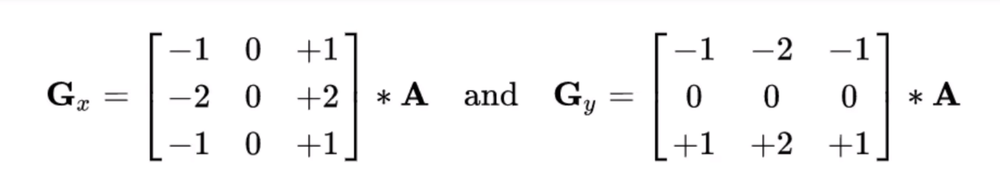
#> input picture Opencv学习文件/references/Sobel.png, 1000 x 184 px, shrunk from 1659 x 306 before the run
$ python '6.Sobel,Scharr,Laplacian算子.py'   (older library calls are emulated)
#> lines starting #> are read from the running program, lines starting #| are printed output that depends on the picture; after the words box and inside, x2 and y2 are one past the last pixel; in counts of white or black regions, pixels touching at a corner belong together
import cv2  # opencv的缩写为cv2
import numpy as np  # numpy数值计算工具包


# 整体的操作流程包括四步操作是：
#       先对图像Sobel算子处理，再将结果取绝对值,再进行归一化,最后转换成uint8类型,
#       其中cv2.convertScaleAbs()操作包括了 [取绝对值] 和 [归一化] 和 [转换类型为uint8]  的操作。


# ① Sobel算子函数：cv2.Sobel(src, ddepth, dx, dy, ksize)，返回值为Sobel算子处理后的图像。
#       - ddepth：图像的深度,通常为 -1
#       - dx 和 dy 分别表示水平和竖直方向
#       - ksize 是 Sobel算子的大小,通常为 1,3,5,7
# ② 靠近最近点的左右和上下的权重最高，所以在Sobel.png中的矩阵的上下和左右比例为 ±2。
# 这些算子是用来计算图像中每个像素点的 梯度（灰度变化）近似值的，具体来说，就是用来求导数或者求图像的梯度。


def cv_show(img, name):
    cv2.imshow(name, img)
    cv2.waitKey()
    cv2.destroyAllWindows()


# -----------------------------------------------1. Sobel算子 --------------------------------------------------
Sobel = cv2.imread('references/Sobel.png')
#> Sobel is the input picture: shape (184, 1000, 3); mean B, G, R 246.8, 246.6, 246.8
cv_show(Sobel, 'Sobel')

# -----------------------------------------------1.1 圆形处理(例) -----------------------------------------------
pie = cv2.imread('references/pie.png')  # 读取图像
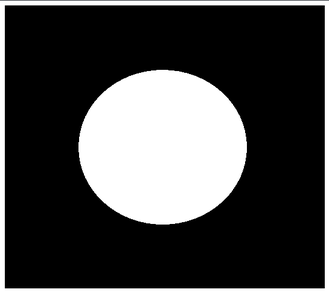
#> input picture Opencv学习文件/references/pie.png, 329 x 295 px, shrunk from 545 x 490 before the run
#> pie is the input picture: shape (295, 329, 3); mean B, G, R 70.4, 70.4, 70.4
cv_show(pie, 'pie')

# (Sobel.png矩阵中数值代表是右边的RGB减左边别的RGB)，白为 255，黑为 0
# 白到黑是整数，黑到白是负数了，所有的负数会被截断成 0，所以要取绝对值
sobelx = cv2.Sobel(pie, cv2.CV_64F, 1, 0, ksize=3)

# 1,0 表示只算 x 水平方向梯度，不算 y 竖直方向梯度
cv_show(sobelx, 'sobelx1')
#> call 3 of cv_show, with name = 'sobelx1'
#> in cv_show (call 3), `cv2.imshow(name, img)`:
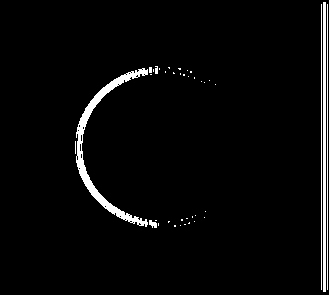
#> window 'sobelx1': shape (295, 329, 3); 3.2% white; 39 white regions (33 under 20 px), largest, box (x1, y1, x2, y2) and area: (76, 68, 148, 227) 1511, (323, 2, 326, 292) 870, (321, 4, 322, 290) 286, (327, 4, 328, 290) 286, (149, 220, 157, 228) 43, (155, 66, 158, 74) 22

sobelx = cv2.convertScaleAbs(sobelx)  # 取负数时，取绝对值
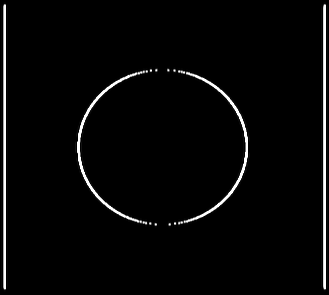
#> sobelx: shape (295, 329, 3); min 0, max 255, mean 7.6
cv_show(sobelx, 'sobelx2')

sobely = cv2.Sobel(pie, cv2.CV_64F, 0, 1, ksize=3)
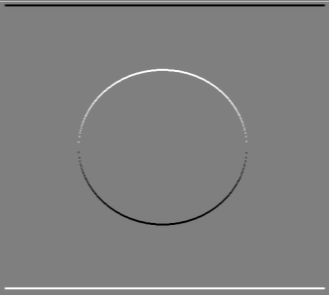
#> sobely: shape (295, 329, 3) float64; mean B, G, R 1.6, 1.7, 1.7; drawn with min black and max white
# 0, 1只算 y 竖直方向梯度
sobely = cv2.convertScaleAbs(sobely)  # 取负数时，取绝对值
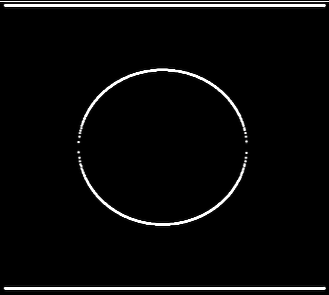
#> sobely: shape (295, 329, 3); mean B, G, R 9.7, 9.7, 9.7
cv_show(sobely, 'sobely')

# 计算 x 和 y 后，再通过addWeighted求和
sobelxy = cv2.addWeighted(sobelx, 0.5, sobely, 0.5, 0)
# 0是偏置项
cv_show(sobelxy, 'sobelxy')

# 不建议直接计算,还有重影
sobelxy = cv2.Sobel(pie, cv2.CV_64F, 1, 1, ksize=3)
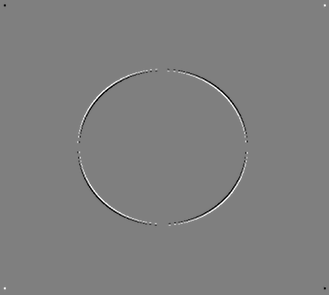
#> sobelxy: shape (295, 329, 3) float64; min -256, max 256, mean 0; drawn with min black and max white
sobelxy = cv2.convertScaleAbs(sobelxy)
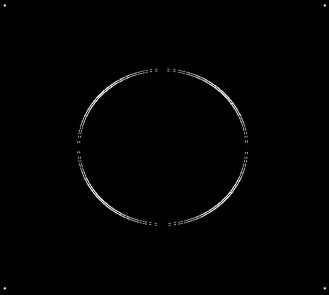
#> sobelxy: shape (295, 329, 3); min 0, max 255, mean 1.9
cv_show(sobelxy, 'sobelxy')

# -----------------------------------------------1.2 人照处理(例) -----------------------------------------------

# 1.计算 x 和 y 后，再通过addWeighted求和(推荐用这种方法)
people = cv2.imread('references/people.png', cv2.IMREAD_GRAYSCALE)
cv_show(people, 'img')
sobelx = cv2.Sobel(people, cv2.CV_64F, 1, 0, ksize=3)
sobelx = cv2.convertScaleAbs(sobelx)
# 这里不需要归一化，因为已经归一化了，归一化的操作在convertScaleAbs()中已经实现了
sobely = cv2.Sobel(people, cv2.CV_64F, 0, 1, ksize=3)
sobely = cv2.convertScaleAbs(sobely)
sobelxy = cv2.addWeighted(sobelx, 0.5, sobely, 0.5, 0)
cv_show(sobelxy, 'sobelxy')

# 2.整体计算有重影和模糊，不建议整体计算 XXX
sobelxy = cv2.Sobel(people, cv2.CV_64F, 1, 1, ksize=3)
sobelxy = cv2.convertScaleAbs(sobelxy)
cv_show(sobelxy, 'sobelxy')

# -----------------------------------------------2. Scharr算子 --------------------------------------------------
Scharr = cv2.imread('references/Scharr.png')
cv_show(Scharr, 'Scharr')

# -----------------------------------------------3. Laplacian算子 -----------------------------------------------
Laplacian = cv2.imread('references/Laplacian.png')
cv_show(Laplacian, 'Laplacian')

# 三者的差别
people = cv2.imread('references/people.png', cv2.IMREAD_GRAYSCALE)
sobelx = cv2.Sobel(people, cv2.CV_64F, 1, 0, ksize=3)
sobely = cv2.Sobel(people, cv2.CV_64F, 0, 1, ksize=3)
sobelx = cv2.convertScaleAbs(sobelx)
sobely = cv2.convertScaleAbs(sobely)
sobelxy = cv2.addWeighted(sobelx, 0.5, sobely, 0.5, 0)

scharrx = cv2.Scharr(people, cv2.CV_64F, 1, 0)
scharry = cv2.Scharr(people, cv2.CV_64F, 0, 1)
scharrx = cv2.convertScaleAbs(scharrx)
scharry = cv2.convertScaleAbs(scharry)
scharrxy = cv2.addWeighted(scharrx, 0.5, scharry, 0.5, 0)

laplacian = cv2.Laplacian(people, cv2.CV_64F)  # 没有 x、y，因为是求周围点的比较
laplacian = cv2.convertScaleAbs(laplacian)

res = np.hstack((sobelxy, scharrxy, laplacian))
# np.hstack()是将图像水平拼接，vstack()是将图像竖直拼接
cv_show(res, 'res')
